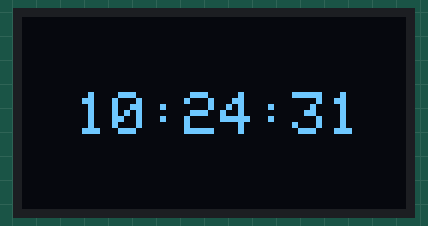
The sketch below on a simulated ESP8266 (Wemos D1 mini). On the bench: 128×64 one-colour display. WiFi joins after 1.5 s; servers stay silent unless stated; network time is answered at once with the bench clock; the local clock reads 2024-03-15 10:24:30 at power-on unless the sketch sets it; what the sketch prints to the serial monitor is not drawn.

Above: at 1.7 s.
At 5.8 s:
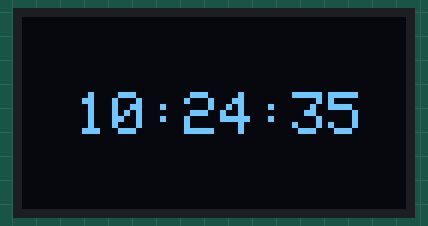
At 11.0 s:
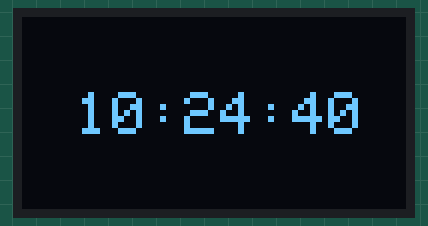
At 20.2 s:
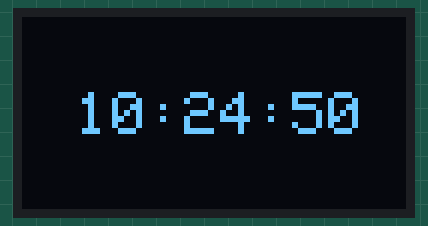
At 29.4 s:
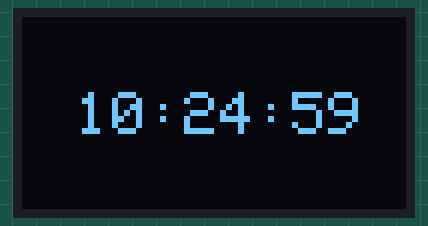
At 38.7 s:
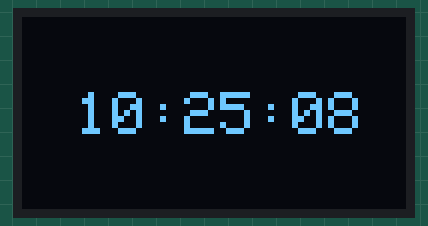

Measured:
- what the display in image 0 shows lasts 1.0 s, from 1.7 s to 2.7 s

The sketch:

NTPClientOLED.ino
```cpp
#include <NTPClient.h>
// change next line to use with another board/shield
#include <ESP8266WiFi.h>
//#include <WiFi.h> // for WiFi shield
//#include <WiFi101.h> // for WiFi 101 shield or MKR1000
#include <WiFiUdp.h>
// include all the libraries required for the OLED
#include <SPI.h>
#include <Wire.h>
#include <Adafruit_GFX.h>
#include <Adafruit_SSD1306.h>

#define SCREEN_WIDTH 128 // OLED display width, in pixels
#define SCREEN_HEIGHT 64 // OLED display height, in pixels

// Declaration for SSD1306 display connected using I2C
#define OLED_RESET     -1 // Reset pin # (or -1 if sharing Arduino reset pin)
#define SCREEN_ADDRESS 0x3C
Adafruit_SSD1306 display(SCREEN_WIDTH, SCREEN_HEIGHT, &Wire, OLED_RESET);

const char *ssid     = "######";
const char *password = "##########";

WiFiUDP ntpUDP;

// You can specify the time server pool and the offset (in seconds, can be
// changed later with setTimeOffset() ). Additionally you can specify the
// update interval (in milliseconds, can be changed using setUpdateInterval() ).
NTPClient timeClient(ntpUDP, "pool.ntp.org", 19800, 60000);

void setup(){
  Serial.begin(115200);
  delay(100);

  WiFi.begin(ssid, password);

  while ( WiFi.status() != WL_CONNECTED ) {
    delay(500);
    Serial.print(".");
  }

  // initialize the OLED object
  if(!display.begin(SSD1306_SWITCHCAPVCC, SCREEN_ADDRESS)) {
    Serial.println(F("SSD1306 allocation failed"));
    for(;;); // Don't proceed, loop forever
  }

  timeClient.begin();
}

void loop() {
  timeClient.update();

  // Clear the buffer.
  display.clearDisplay();
  // Display Text
  display.setTextSize(2);
  display.setTextColor(WHITE);
  display.setCursor(18, 25);
  display.println(timeClient.getFormattedTime());
  display.display();
  // Display text on Serial Monitor
  Serial.println(timeClient.getFormattedTime());

  delay(1000);
}
```
